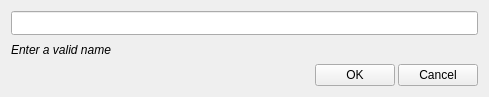
<?xml version="1.0" encoding="UTF-8"?>
<ui version="4.0">
 <class>ImportUsgsUser</class>
 <widget class="QWidget" name="ImportUsgsUser">
  <property name="geometry">
   <rect>
    <x>0</x>
    <y>0</y>
    <width>489</width>
    <height>97</height>
   </rect>
  </property>
  <property name="windowTitle">
   <string>Import Contact Info from a file</string>
  </property>
  <layout class="QVBoxLayout" name="verticalLayout">
   <property name="spacing">
    <number>3</number>
   </property>
   <item>
    <widget class="QLineEdit" name="le_usgs_ad_name">
     <property name="sizePolicy">
      <sizepolicy hsizetype="Expanding" vsizetype="Minimum">
       <horstretch>0</horstretch>
       <verstretch>0</verstretch>
      </sizepolicy>
     </property>
     <property name="minimumSize">
      <size>
       <width>0</width>
       <height>0</height>
      </size>
     </property>
    </widget>
   </item>
   <item>
    <widget class="QLabel" name="label">
     <property name="sizePolicy">
      <sizepolicy hsizetype="Preferred" vsizetype="Minimum">
       <horstretch>0</horstretch>
       <verstretch>0</verstretch>
      </sizepolicy>
     </property>
     <property name="minimumSize">
      <size>
       <width>0</width>
       <height>0</height>
      </size>
     </property>
     <property name="font">
      <font>
       <family>Arial</family>
       <pointsize>9</pointsize>
       <weight>50</weight>
       <italic>true</italic>
       <bold>false</bold>
      </font>
     </property>
     <property name="styleSheet">
      <string notr="true">font: italic;</string>
     </property>
     <property name="text">
      <string>Enter a valid name</string>
     </property>
    </widget>
   </item>
   <item>
    <layout class="QHBoxLayout" name="horizontalLayout">
     <item>
      <spacer name="horizontalSpacer">
       <property name="orientation">
        <enum>Qt::Horizontal</enum>
       </property>
       <property name="sizeHint" stdset="0">
        <size>
         <width>40</width>
         <height>20</height>
        </size>
       </property>
      </spacer>
     </item>
     <item>
      <widget class="QPushButton" name="btn_OK">
       <property name="text">
        <string>OK</string>
       </property>
      </widget>
     </item>
     <item>
      <widget class="QPushButton" name="btn_cancel">
       <property name="text">
        <string>Cancel</string>
       </property>
      </widget>
     </item>
    </layout>
   </item>
  </layout>
 </widget>
 <resources/>
 <connections/>
</ui>
